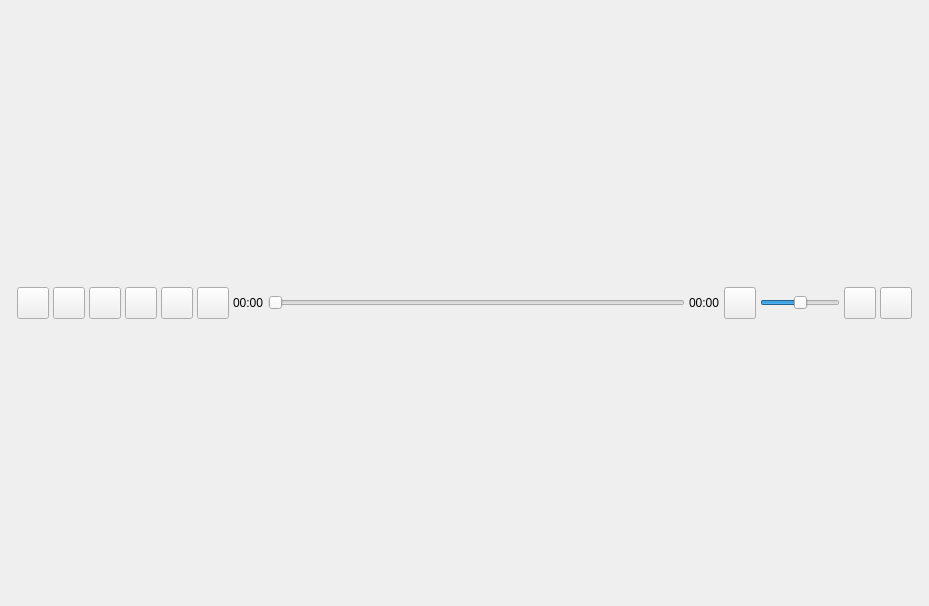
<?xml version="1.0" encoding="UTF-8"?>
<ui version="4.0">
 <class>Player</class>
 <widget class="QMainWindow" name="Player">
  <property name="geometry">
   <rect>
    <x>0</x>
    <y>0</y>
    <width>929</width>
    <height>606</height>
   </rect>
  </property>
  <property name="focusPolicy">
   <enum>Qt::FocusPolicy::NoFocus</enum>
  </property>
  <property name="windowTitle">
   <string>Player</string>
  </property>
  <widget class="QWidget" name="centralwidget">
   <layout class="QGridLayout" name="gridLayout">
    <item row="0" column="0">
     <layout class="QVBoxLayout" name="videoLayout">
      <property name="spacing">
       <number>0</number>
      </property>
      <property name="leftMargin">
       <number>0</number>
      </property>
     </layout>
    </item>
    <item row="1" column="0">
     <widget class="QWidget" name="horizontalWidget" native="true">
      <property name="minimumSize">
       <size>
        <width>0</width>
        <height>40</height>
       </size>
      </property>
      <property name="maximumSize">
       <size>
        <width>16777215</width>
        <height>40</height>
       </size>
      </property>
      <layout class="QHBoxLayout" name="ControlWideget">
       <property name="spacing">
        <number>4</number>
       </property>
       <property name="leftMargin">
        <number>8</number>
       </property>
       <property name="topMargin">
        <number>0</number>
       </property>
       <property name="rightMargin">
        <number>8</number>
       </property>
       <property name="bottomMargin">
        <number>0</number>
       </property>
       <item>
        <widget class="QPushButton" name="playButton">
         <property name="minimumSize">
          <size>
           <width>32</width>
           <height>32</height>
          </size>
         </property>
         <property name="maximumSize">
          <size>
           <width>32</width>
           <height>32</height>
          </size>
         </property>
         <property name="text">
          <string/>
         </property>
         <property name="icon">
          <iconset resource="res.qrc">
           <normaloff>:/icons/player.svg</normaloff>:/icons/player.svg</iconset>
         </property>
        </widget>
       </item>
       <item>
        <widget class="QPushButton" name="stopButton">
         <property name="minimumSize">
          <size>
           <width>32</width>
           <height>32</height>
          </size>
         </property>
         <property name="maximumSize">
          <size>
           <width>32</width>
           <height>32</height>
          </size>
         </property>
         <property name="text">
          <string/>
         </property>
        </widget>
       </item>
       <item>
        <widget class="QPushButton" name="backwardButton">
         <property name="minimumSize">
          <size>
           <width>32</width>
           <height>32</height>
          </size>
         </property>
         <property name="maximumSize">
          <size>
           <width>32</width>
           <height>32</height>
          </size>
         </property>
         <property name="text">
          <string/>
         </property>
        </widget>
       </item>
       <item>
        <widget class="QPushButton" name="forwardButton">
         <property name="minimumSize">
          <size>
           <width>32</width>
           <height>32</height>
          </size>
         </property>
         <property name="maximumSize">
          <size>
           <width>32</width>
           <height>32</height>
          </size>
         </property>
         <property name="text">
          <string/>
         </property>
        </widget>
       </item>
       <item>
        <widget class="QPushButton" name="previousButton">
         <property name="minimumSize">
          <size>
           <width>32</width>
           <height>32</height>
          </size>
         </property>
         <property name="maximumSize">
          <size>
           <width>32</width>
           <height>32</height>
          </size>
         </property>
         <property name="text">
          <string/>
         </property>
        </widget>
       </item>
       <item>
        <widget class="QPushButton" name="nextButton">
         <property name="minimumSize">
          <size>
           <width>32</width>
           <height>32</height>
          </size>
         </property>
         <property name="maximumSize">
          <size>
           <width>32</width>
           <height>32</height>
          </size>
         </property>
         <property name="text">
          <string/>
         </property>
        </widget>
       </item>
       <item>
        <widget class="QLabel" name="currentTimeLabel">
         <property name="text">
          <string>00:00</string>
         </property>
        </widget>
       </item>
       <item>
        <widget class="ClickableSlider" name="progressSlider">
         <property name="minimumSize">
          <size>
           <width>100</width>
           <height>0</height>
          </size>
         </property>
         <property name="focusPolicy">
          <enum>Qt::FocusPolicy::NoFocus</enum>
         </property>
         <property name="orientation">
          <enum>Qt::Orientation::Horizontal</enum>
         </property>
        </widget>
       </item>
       <item>
        <widget class="QLabel" name="totalTimeLabel">
         <property name="text">
          <string>00:00</string>
         </property>
        </widget>
       </item>
       <item>
        <widget class="QPushButton" name="volumeButton">
         <property name="minimumSize">
          <size>
           <width>32</width>
           <height>32</height>
          </size>
         </property>
         <property name="maximumSize">
          <size>
           <width>32</width>
           <height>32</height>
          </size>
         </property>
         <property name="text">
          <string/>
         </property>
        </widget>
       </item>
       <item>
        <widget class="ClickableSlider" name="volumeSlider">
         <property name="minimumSize">
          <size>
           <width>80</width>
           <height>0</height>
          </size>
         </property>
         <property name="maximumSize">
          <size>
           <width>80</width>
           <height>16777215</height>
          </size>
         </property>
         <property name="focusPolicy">
          <enum>Qt::FocusPolicy::NoFocus</enum>
         </property>
         <property name="value">
          <number>50</number>
         </property>
         <property name="orientation">
          <enum>Qt::Orientation::Horizontal</enum>
         </property>
        </widget>
       </item>
       <item>
        <widget class="QPushButton" name="playModeButton">
         <property name="minimumSize">
          <size>
           <width>32</width>
           <height>32</height>
          </size>
         </property>
         <property name="maximumSize">
          <size>
           <width>32</width>
           <height>32</height>
          </size>
         </property>
         <property name="text">
          <string/>
         </property>
         <property name="icon">
          <iconset resource="res.qrc">
           <normaloff>:/icons/sequential.svg</normaloff>:/icons/sequential.svg</iconset>
         </property>
        </widget>
       </item>
       <item>
        <widget class="QPushButton" name="PlaylistButton">
         <property name="minimumSize">
          <size>
           <width>32</width>
           <height>32</height>
          </size>
         </property>
         <property name="maximumSize">
          <size>
           <width>32</width>
           <height>32</height>
          </size>
         </property>
         <property name="text">
          <string/>
         </property>
        </widget>
       </item>
      </layout>
     </widget>
    </item>
   </layout>
  </widget>
  <widget class="QMenuBar" name="menubar">
   <property name="geometry">
    <rect>
     <x>0</x>
     <y>0</y>
     <width>929</width>
     <height>21</height>
    </rect>
   </property>
  </widget>
 </widget>
 <customwidgets>
  <customwidget>
   <class>ClickableSlider</class>
   <extends>QSlider</extends>
   <header location="global">clickableslider.h</header>
  </customwidget>
 </customwidgets>
 <resources>
  <include location="res.qrc"/>
 </resources>
 <connections/>
</ui>
